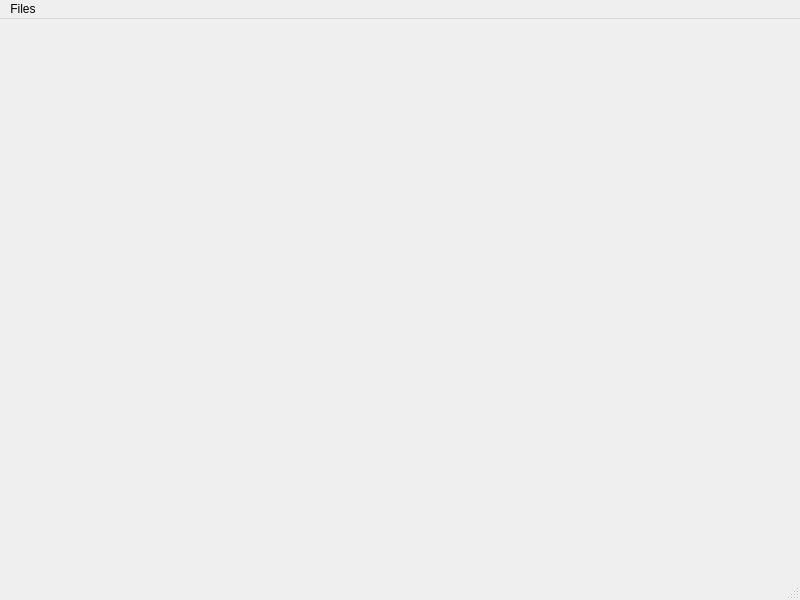
<?xml version="1.0" encoding="UTF-8"?>
<ui version="4.0">
 <class>MainWindow</class>
 <widget class="QMainWindow" name="MainWindow">
  <property name="geometry">
   <rect>
    <x>0</x>
    <y>0</y>
    <width>800</width>
    <height>600</height>
   </rect>
  </property>
  <property name="windowTitle">
   <string>MainWindow</string>
  </property>
  <widget class="QWidget" name="centralwidget"/>
  <widget class="QMenuBar" name="menubar">
   <property name="geometry">
    <rect>
     <x>0</x>
     <y>0</y>
     <width>800</width>
     <height>22</height>
    </rect>
   </property>
   <widget class="QMenu" name="menuFiles">
    <property name="title">
     <string>Files</string>
    </property>
    <addaction name="actionLoad_Model"/>
   </widget>
   <addaction name="menuFiles"/>
  </widget>
  <widget class="QStatusBar" name="statusbar"/>
  <action name="actionLoad_Model">
   <property name="text">
    <string>Load Model</string>
   </property>
  </action>
 </widget>
 <resources/>
 <connections/>
</ui>
